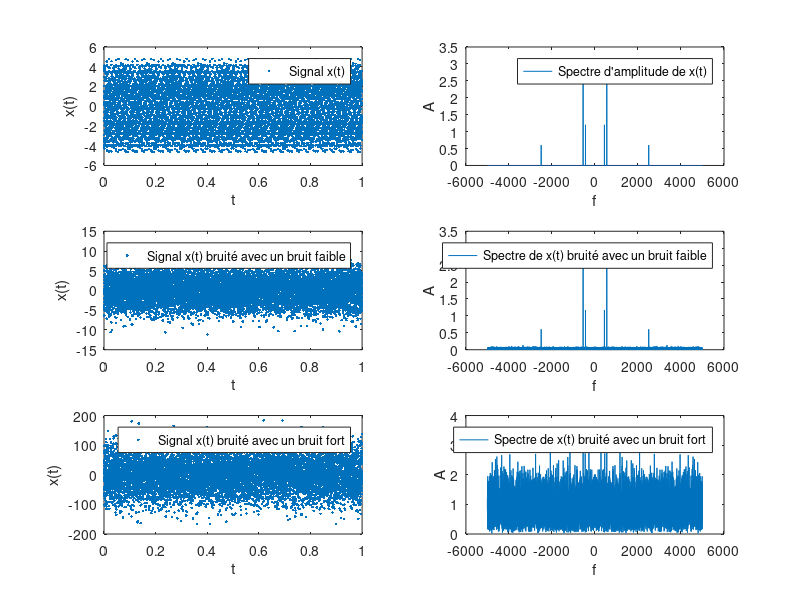

This figure's MATLAB source:


clear all
close all
clc

%realiser par Aya Alaoui Sosse


%declaration des variables 
    fe = 1e4;
    te = 1/fe;
    N  = 10000;
    t  = (0:N-1)*te; 
    x  = 1.2*cos(2*pi*440*t+1.2)+3*cos(2*pi*550*t)+0.6*cos(2*pi*2500*t);
    f = (0:N-1)*(fe/N);
    y = fft(x);

%representation du spectre du signal x Transformé de Fourier

    plot (f, abs(y))%on peut remarqué lors de la reperesentation que le spectre est centré en  fe/2
    legend("y=fft(x)");
    xlabel("f");
    ylabel("A");
    %on crée la variable fshift qui permet de centré les valeurs fréquence de centré à la fréquence zéro. 
    fshift = (-N/2:N/2-1)*(fe/N);
   % le fftshift permet de faire la transformé de fourier et de  centré à la fréquence zéro. 
    z = fftshift(x);
   %on represente le spectre d'amplitude  centré à f=0
    plot(fshift,fftshift(2*abs(y)/N));
    legend("Spectre d'Amplitude centré en 0");
    xlabel("f");
    ylabel("A");
    
% On ajoute un bruit blanc gaussien au signal x
    bruit = 2*randn(size(x));%creation du bruit blanc gaussien de faible intensité
    xbruit = x+bruit;%on l ajoute au signal x
    ybruit = fft(xbruit);%transformé de fourier du signal bruité 
    
    %on represente le spectre d'amplitude du signal bruité avec un bruit blanc gaussien de faible intensité
    plot(fshift,fftshift(2*abs(ybruit)/N))
    xlabel("f");
    ylabel("A");
    
% On ajoute un bruit avec une amplitude de 2 au signal originel 

    superbruit = 50*randn(size(x));%creation du bruit blanc gaussien de haute intensité
    xsuperbruit = x+superbruit;%on l ajoute au signal x
    ysuperbruit = fft(xsuperbruit);%transformé de fourier du signal bruité 
     %on represente le spectre d'amplitude du signal bruité avec un bruit blanc gaussien de forte intensité

    plot(fshift,fftshift(2*abs(ysuperbruit)/N))
%Representation des Signaux avec leur spectre
hold on

subplot(3,2,1) 
    plot(t,x,'.')
    legend("Signal x(t)")
    xlabel("t");
    ylabel("x(t)");
subplot(3,2,2) 
    plot(fshift,fftshift(2*abs(y)/N))
    legend("Spectre d'amplitude de x(t)")
    xlabel("f");
    ylabel("A");
subplot(3,2,3) 
    plot(t,xbruit,'.')
    legend("Signal x(t) bruité avec un bruit faible")
    xlabel("t");
    ylabel("x(t)");
subplot(3,2,4) 
    plot(fshift,fftshift(2*abs(ybruit)/N))
    legend("Spectre de x(t) bruité avec un bruit faible")
    xlabel("f");
    ylabel("A");
subplot(3,2,5) 
    plot(t,xsuperbruit,'.')
    legend("Signal x(t) bruité avec un bruit fort")
    xlabel("t");
    ylabel("x(t)");
subplot(3,2,6) 
     plot(fshift,fftshift(2*abs(ysuperbruit)/N))
      legend("Spectre de x(t) bruité avec un bruit fort")
      xlabel("f");
      ylabel("A");

   %on utilise la commande sound pour ecouter le signal et le signal bruite  
  sound(x,fe)
  sound(xbruit,fe)





